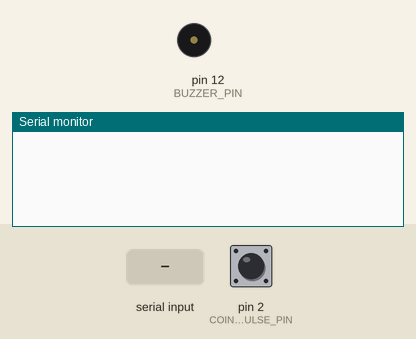
Bench run of a sketch on a simulated Arduino Mega 2560, built with avr-gcc and run on an emulated ATmega2560. Shown: buzzer (waves = sounding, pin HIGH), the last lines printed to the serial monitor. The test bench sets the inputs (shaded band); at power-on: pin 2 (COINS_PULSE_PIN) HIGH.

Above: at 1.2 s.
1.3 s: pin 2 (COINS_PULSE_PIN) pulled LOW for 0.15 s
At 2.8 s:
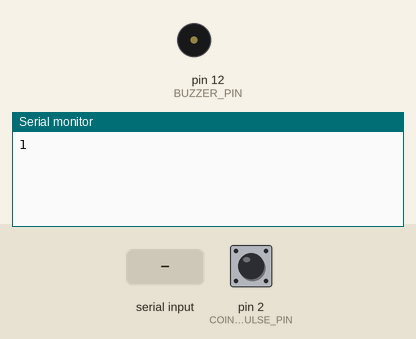
3.1 s: "1\n" received over Serial
At 4.2 s:
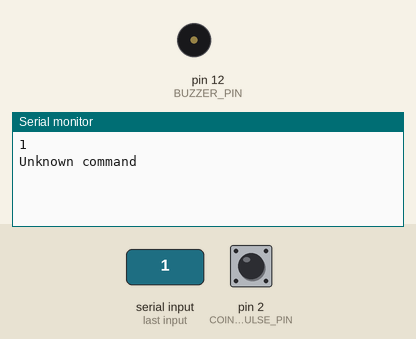

Measured:
- after the input at 1.3 s, the serial monitor: prints a new line after 0.30 s (image 1)
- after the input at 3.1 s, the serial monitor: prints a new line at once (image 2)

The sketch:

coin_slot_isr.ino
```cpp
#include <Wire.h>

#define COINS_PULSE_PIN 2
#define BUZZER_PIN 12

volatile unsigned long pulseCount = 0;
volatile unsigned long lastPulseTime = 0;
const unsigned long coinDetectTimeout = 300;
const unsigned long coinDebounceTime = 50;

// State
volatile bool coinSlotStatus = false;
volatile int totalValue = 0;
String serialCommand = "";

void setup() {
  Serial.begin(115200);
  pinMode(COINS_PULSE_PIN, INPUT_PULLUP);
  pinMode(BUZZER_PIN, OUTPUT);
  attachInterrupt(digitalPinToInterrupt(COINS_PULSE_PIN), coinPulseISR, FALLING);
}

void loop() {

  if(coinSlotStatus && (millis() - lastPulseTime > coinDetectTimeout)) {
    processCoin(pulseCount);
    pulseCount = 0;
    coinSlotStatus = false;
  }

  while(Serial.available() > 0) {
    char c = (char)Serial.read();
    if (c == '\n') {
      serialCommand.trim();
      processCommand(serialCommand);
      serialCommand = "";
    } else {
      serialCommand += c;
  }
}
}

int getCoinValue(int count) {
  switch (count) {
    case 1: return 1;
    case 3: return 5;
    case 6: return 10;
    case 9: return 20;
    default: return 0;
  }
}

void coinPulseISR() {
  unsigned long now = millis();
  if (now - lastPulseTime > coinDebounceTime) {
    pulseCount++;
    lastPulseTime = now;
    coinSlotStatus = true;
  }
}

void processCoin(int count){
  int value = getCoinValue(count);
  totalValue += value;
  Serial.println(value);
}

void processCommand(String cmd) {
  if (cmd == "get") {
    Serial.println(totalValue);
  } else if (cmd == "reset") {
    totalValue = 0;
    Serial.println(0);
  } else {
    Serial.println("Unknown command");
  }
}
```
